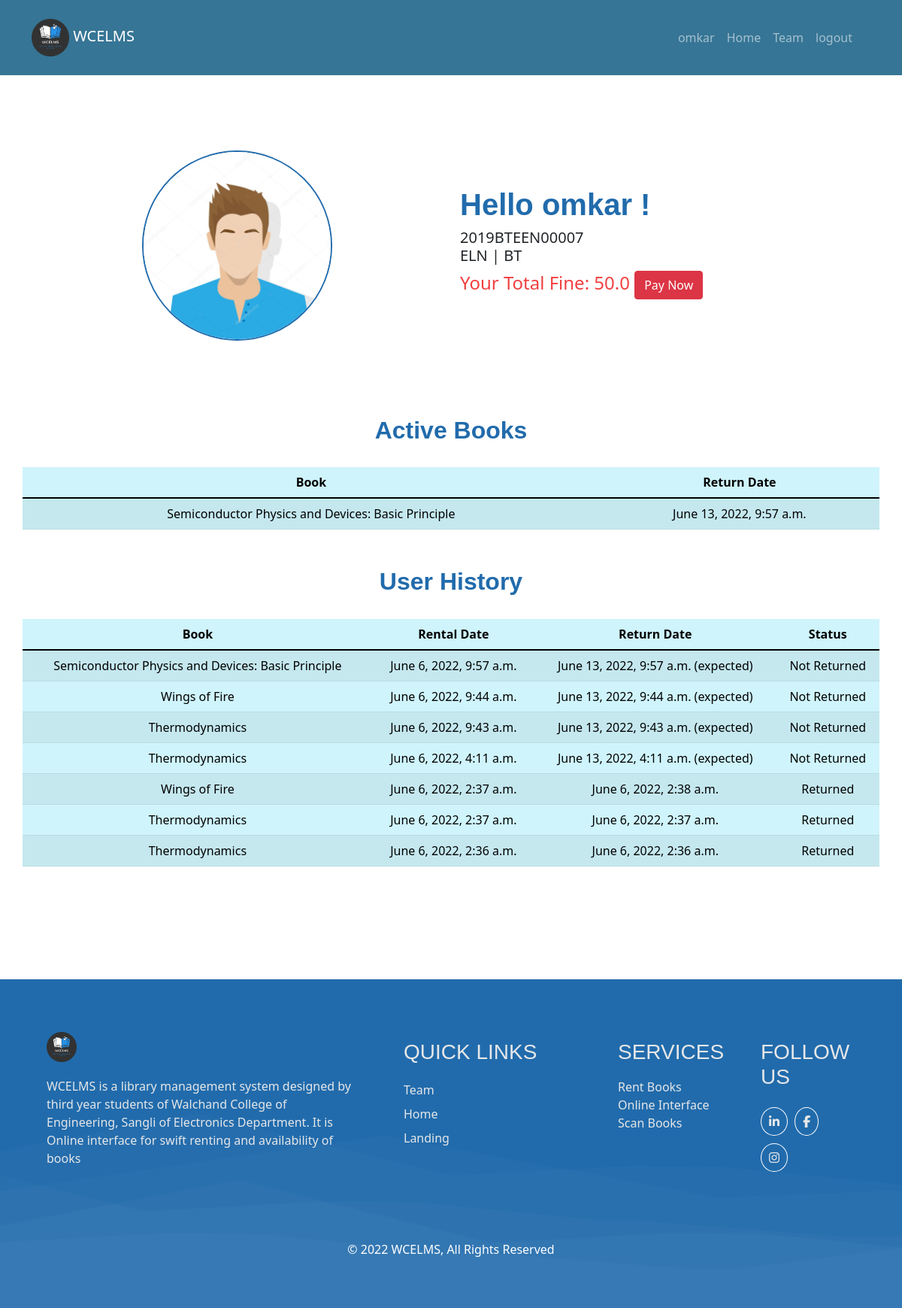
Screenshot of /library/profile/omkar (signed in) with the database file from the repository.
### library/models.py (models this page shows, shortened)
class Member(models.Model):
    user=models.OneToOneField(User,on_delete=models.CASCADE,primary_key=True)
    first_name = models.CharField(max_length=50)
    last_name = models.CharField(max_length=50)
    prn = models.CharField(max_length=15)
    email = models.EmailField(max_length=200)
    updated = models.DateTimeField(auto_now=True)
    created = models.DateTimeField(auto_now_add=True)
    ELECTRONICS="ELN"
    ELECTRICAL="ELE"
    MECHANICAL="MECH"
    INFORMATION_TECHNOLOGY="IT"
    COMPUTER_SCIENCE="CS"
    CIVIL="CVL"
    BRANCH_CHOICES=[
        (ELECTRONICS,"Electronics"),
        (ELECTRICAL,"Electrical"),
        (MECHANICAL,"Mechanical"),
        (INFORMATION_TECHNOLOGY,"Information Technology"),
        (COMPUTER_SCIENCE,"Computer Science"),
        (CIVIL,"Civil")
    ]
    branch=models.CharField(max_length=50,choices=BRANCH_CHOICES)
    DIPLOMA="DP"
    BTECH="BT"
    MTECH="MT"
    DEGREE_CHOICES=[
        (DIPLOMA,"Diploma"),
        (BTECH,"B. Tech."),
        (MTECH,"M. Tech.")
    ]
    degree=models.CharField(max_length=50,choices=DEGREE_CHOICES)

class Fine(models.Model):
    member=models.ForeignKey(Member,on_delete=models.CASCADE)
    amount=models.FloatField(default=0,null=False)

class Active_Rented_Books(models.Model):
    book=models.ForeignKey(Book,on_delete=models.CASCADE)
    member=models.ForeignKey(Member,on_delete=models.CASCADE)
    status=models.IntegerField(null=False)
    date=models.DateTimeField(auto_now_add=True)
    expected_return_date=models.DateTimeField(null=False)

class Book(models.Model):
    barcode=models.CharField(primary_key=True,max_length=50)
    name=models.CharField(max_length=50,null=False)
    author=models.CharField(max_length=50,null=False)
    edition=models.CharField(max_length=50,null=False)
    category=models.ForeignKey(Category,null=True,blank=True,on_delete=models.CASCADE)
    available=models.BooleanField(null=False)

class Rental_History(models.Model):
    book=models.ForeignKey(Book,on_delete=models.CASCADE)
    member=models.ForeignKey(Member,on_delete=models.DO_NOTHING)
    status=models.IntegerField(null=False)
    return_date=models.DateTimeField(auto_now_add=False,null=True)
    date=models.DateTimeField(auto_now_add=True)
    expected_return_date=models.DateTimeField(null=False)

### library/views.py (the view)
# urls.py: path('profile/<str:username>', views.viewProfile.as_view(), name='viewProfile'),
class viewProfile(View):
    def get(self, request, username, template_name="library/profile.html"):
        if request.user:
            member = models.Member.objects.filter(user=request.user)
            books = models.Active_Rented_Books.objects.filter(member=request.user.member)
            fine = models.Fine.objects.get(member=request.user.member)
            bookhistory = models.Rental_History.objects.filter(member=request.user.member).order_by('-date')
            parameters = {
                'member': member,
                "books": books,
                "fine": fine,
                "bookhistory": bookhistory
            }
            return render(request, template_name, parameters)
        else:
            redirect('library:login')

### library/templates/library/profile.html (shortened to what this page needs)
{% extends "library/baseheadfoot.html" %}
{% load static %}
{% block content %}
    <section class="profile_top">
        <div class="container">
            <div class="row align-items-center">
                <div class="col-12 col-md-6">
                    <div class="profileimage">
                        <img src="{% static "library/maleavtar.jpg" %}" alt="">
                    </div>
                </div>
                <div class="col-12 col-md-6">
                    <div class="profiile_user_data">
                        <h2>Hello {{ user.username }} !</h2>
                        <h5>{{ user.member.prn }} <br>
                            {{ user.member.branch }} | {{ user.member.degree }}</h5>
                        <h4>Your Total Fine: {{ fine.amount }}
                            <button type="button" class="btn btn-danger">Pay Now</button>
                        </h4>
                    </div>
                </div>
            </div>
        </div>
        <section class="active_books">
            <h2>Active Books</h2>
            <table class="table table-info table-striped table-md container profile_rental_table">
                <thead>
                <tr>
                    <th scope="col">Book</th>
                    <th scope="col">Return Date</th>
                </tr>
                </thead>
                <tbody>
                {% for book in books %}
                    <tr>
                        <td>{{ book.book.name }}</td>
                        <td>{{ book.expected_return_date }}</td>
                    </tr>
                {% endfor %}
                </tbody>
            </table>
        </section>
        <section class="active_books">
            <h2>User History</h2>
            <table class="table table-info table-striped table-md container profile_rental_table">
                <thead>
                <tr>
                    <th scope="col">Book</th>
                    <th scope="col">Rental Date</th>
                    <th scope="col">Return Date</th>
                    <th scope="col">Status</th>
                </tr>
                </thead>
                <tbody>
                {% for bookh in bookhistory %}
                    <tr>
                        <td>{{ bookh.book.name }}</td>
                        <td>{{ bookh.date }}</td>
                        {% if bookh.status == 0 %}
                            <td>{{ bookh.return_date }}</td>
                            <td>Returned</td>
                        {% else %}
                            <td>{{ bookh.expected_return_date }} (expected)</td>
                            <td>Not Returned</td>
                        {% endif %}
                    </tr>
                {% endfor %}
                </tbody>
            </table>
        </section>
    </section>
{% endblock %}

### library/templates/library/baseheadfoot.html (shortened to what this page needs)
{% load static %}
<!doctype html>
<html lang="en">
<head>
    <link rel="stylesheet" href="{% static 'library/base.css' %}">
    <link href="https://cdn.jsdelivr.net/npm/bootstrap@5.1.3/dist/css/bootstrap.min.css" rel="stylesheet"
>
</head>
<body>
<nav class="navbar navbar-dark navbar-expand-lg fixed-top" style="background-color: #005079c9;;padding: 20px 10px">
    <div class="container-lg">
        <a class="navbar-brand" href="#">
            <img src="{% static 'library/LMSlogo.png' %}" alt="" height="50px"
                 class="d-inline-block align-text-center"> WCELMS
        </a>
        <div class="offcanvas offcanvas-start" tabindex="-1" id="offcanvasNavbar"
             aria-labelledby="offcanvasNavbarLabel">
            <div class="offcanvas-body">
                <ul class="navbar-nav justify-content-end flex-grow-1 pe-3">
                    {% if user.is_authenticated %}
                        <li class="nav-iteam">
                            <a class="nav-item nav-link"
                               href="{% url 'library:viewProfile' user.username %}">{{ user.username }}</a></li>
                        <li class="nav-iteam">
                            <a class="nav-item nav-link" href="{% url 'library:homePage' %}">Home</a></li>
                        <li class="nav-iteam">
                            <a class="nav-item nav-link" href="{% url 'library:team' %}">Team</a></li>
                        <li class="nav-iteam">
                            <a class="nav-item nav-link" href="{% url 'library:logout' %}">logout</a></li>
                    {% endif %}
                </ul>
            </div>
        </div>
    </div>
</nav>
<main role="main">
    {% block content %}
    {% endblock %}
</main>
<footer>
    <div class="footer_div">
        <div class="container">
            <div class="row">
                <div class="col-12 col-md-12 col-lg-5 footer_col">
                    <div class="footer_about">
                        <img style="height: 40px;margin-bottom: 20px" class="footer_logo"
                             src="{% static 'library/LMSlogo.png' %}"
                             alt="">
                        <p>WCELMS is a library management system designed by third year students of Walchand College of
                            Engineering, Sangli of Electronics Department. It is Online interface for swift renting and
                            availability of books</p>
                    </div>
                </div>
                <div class="col-6 col-md-4 col-lg-3 footer_col">
                    <div class="footer_about">
                        <h3>QUICK LINKS</h3>
                        <p><a href="#">Team</a> <br><a href="#">Home</a> <br><a
                                href="#">Landing</a>
                            <br></p>
                    </div>
                </div>
                <div class="col-6 col-md-4 col-lg-2 footer_col">
                    <div class="footer_about">
                        <h3>SERVICES</h3>
                        <p>Rent Books<br>Online Interface<br>Scan Books</p>
                    </div>
                </div>
                <div class="col-12 col-md-4 col-lg-2 footer_col">
                    <div class="footer_about">
                        <h3>FOLLOW US</h3>
                        <p><a href="#"><i class="fab footer_icon fa-linkedin-in"></i></a> <a href="#"><i
                                class="fab footer_icon fa-facebook-f"></i></a> <a href="#"><i
                                class="fab footer_icon fa-instagram"></i></a></p>
                    </div>
                </div>
            </div>
            <div class="creator">
                <p>© 2022 WCELMS, All Rights Reserved</p>
            </div>
        </div>
    </div>
</footer>
</body>
</html>

### library/static/library/base.css (style rules this page uses)
h2, h3 { font-family: 'Montserrat', sans-serif; }
p { font-family: 'Noto Sans', sans-serif; }
footer { background-color: #216bac; }
.footer_div { margin-top: 150px; padding: 50px 0; color: #e6e7e8; background-size: 150% 100%; background-image: url("../../static/library/footer.png"); background-position: bottom; background-repeat: no-repeat; }
.footer_about { padding: 20px; }
.footer_about h3 { padding: 10px 0; font-weight: 500; }
.footer_about p { line-height: 1.5; font-weight: 250; }
.footer_about a { text-decoration: none; color: #e6e7e8; line-height: 2; transition: color .5s; }
.footer_icon { padding: 10px; border: 1px solid white; border-radius: 50%; margin: 5px 5px 5px 0; transition: color 0.5s, background-color 0.5s; }
.creator { text-decoration: none; color: white; text-align: center; padding: 50px 30px 0; }
.profile_top { margin-top: 150px; }
.profile_top .profileimage { margin: 50px 20px; text-align: center; }
.profileimage img { width: 50%; border-radius: 100%; border: 2px solid #216bac; }
.profiile_user_data { text-align: left; }
.profiile_user_data h2 { font-size: 2.5rem; font-weight: bolder; color: #216bac; }
.profile_rental_table { margin: 30px auto; }
.active_books { text-align: center; margin: 50px auto; }
.active_books h2 { font-weight: bolder; color: #216bac; }
.profiile_user_data h4 { color: #f13f3f; }

### rows the page displays
Fine: amount "50.0"
Active_Rented_Books: book.name "Semiconductor Physics and Devices: Basic Principle", expected_return_date "June 13, 2022, 9:57 a.m."
Rental_History: book.name "Semiconductor Physics and Devices: Basic Principle", date "June 6, 2022, 9:57 a.m.", expected_return_date "June 13, 2022, 9:57 a.m."
Rental_History: book.name "Wings of Fire", date "June 6, 2022, 9:44 a.m.", expected_return_date "June 13, 2022, 9:44 a.m."
Rental_History: book.name "Thermodynamics", date "June 6, 2022, 9:43 a.m.", expected_return_date "June 13, 2022, 9:43 a.m."
Rental_History: book.name "Thermodynamics", date "June 6, 2022, 4:11 a.m.", expected_return_date "June 13, 2022, 4:11 a.m."
Rental_History: book.name "Wings of Fire", date "June 6, 2022, 2:37 a.m.", return_date "June 6, 2022, 2:38 a.m."
Rental_History: book.name "Thermodynamics", date "June 6, 2022, 2:37 a.m.", return_date "June 6, 2022, 2:37 a.m."
Rental_History: book.name "Thermodynamics", date "June 6, 2022, 2:36 a.m.", return_date "June 6, 2022, 2:36 a.m."

### other values shown
{{ user.username }} "omkar"
{{ user.member.prn }} "2019BTEEN00007"
{{ user.member.branch }} "ELN"
{{ user.member.degree }} "BT"
